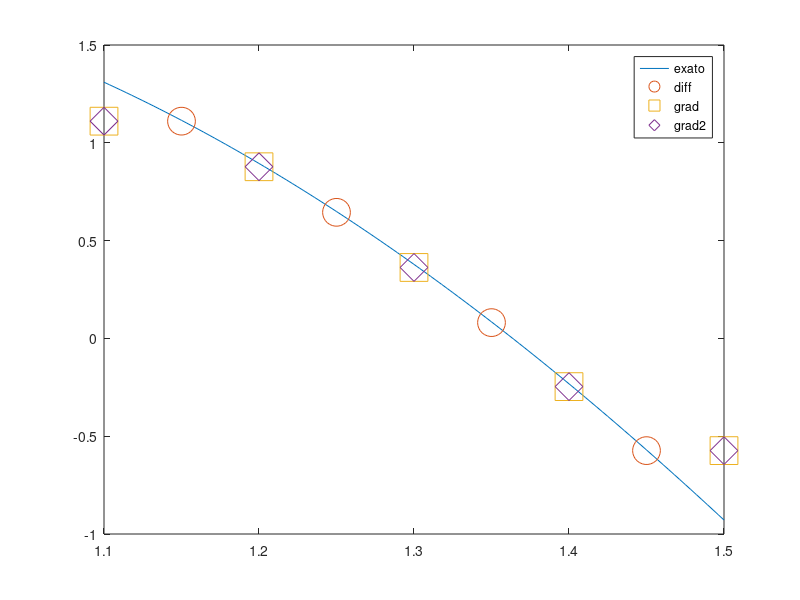

This chart was generated by the following MATLAB code:
clc; clear; close all force;

load ex45
% diff gradient

dy_diff = diff(y)./diff(x);
xm = (x(1:end-1)+x(2:end))/2;

h = x(2)-x(1);
dy_grad = gradient(y,h);
dy_grad2 = gradient(y)./gradient(x);


df_ex = @(x) (1-x.^2).*sin(x) + 3*x.*cos(x);
figure;
fplot(df_ex,[min(x) max(x)]); hold on;
plot(xm,dy_diff,'o','markersize',20)
plot(x,dy_grad,'s','markersize',20);
plot(x,dy_grad2,'d','markersize',20);
legend('exato','diff','grad','grad2')
